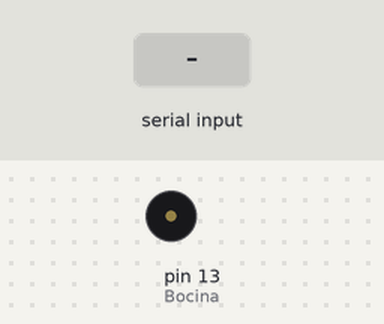
Recording of a sketch running on a simulated Arduino Uno, built with avr-gcc and run on an emulated ATmega328P. Parts: buzzer (waves = sounding). Inputs (shaded band) come from the test bench.

Above: at 1.2 s.
1.3 s: "a" received over Serial
At 1.7 s:
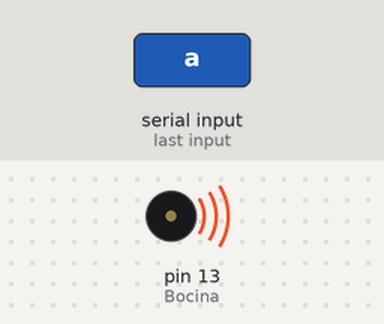
2.8 s: "n" received over Serial
At 4.0 s:
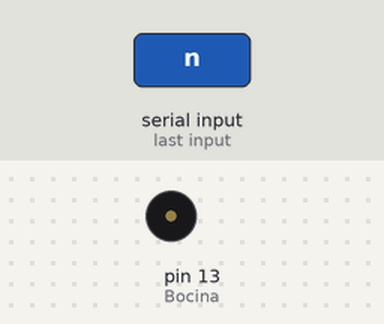
4.3 s: "s" received over Serial
At 5.2 s:
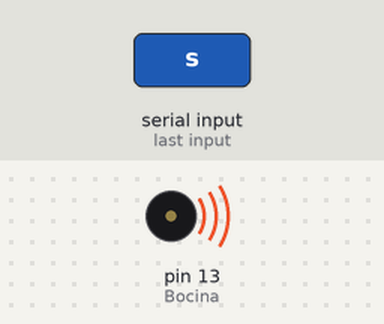
Timing chart, 0 to 7.3 s (numbered marks = the images above; inputs shaded):
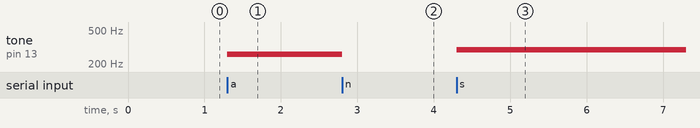

Measured:
- after the input at 1.3 s, tone on pin 13 (Bocina): silent → 261 Hz at once
- after the input at 2.8 s, tone on pin 13 (Bocina): 261 Hz → silent at once
- after the input at 4.3 s, tone on pin 13 (Bocina): silent → 293 Hz at once

The sketch:

PianoInterfaz.ino
```cpp
/*
*   Programa:   Piano con Arduino
*   Autores:    Martín Alejandro Pérez Güendulain
*               Angel Robeto Montez Murgas
*/

/* Notas musicales con el teclado:
 *  a --> DO
 *  s --> RE
 *  d --> MI
 *  f --> FA
 *  g --> SOL
 *  h --> LA
 *  j --> SI
 */

// Notas músicales
# define DO  261
# define RE  293
# define MI  329
# define FA  349
# define SOL 391
# define LA  440
# define SI  493

// Bocina
const int Bocina = 13;

// Variables
int nota;

void setup(){
  Serial.begin(9600);

  pinMode(Bocina, OUTPUT);
}

void loop(){
  if( Serial.available() > 0 ){
    nota = Serial.read();

    if( nota == 'a' ){
      notaMusical(DO);
      //Serial.println("DO");
    }
    else if( nota == 's' ){
      notaMusical(RE);
      //Serial.println("RE");
    }
    else if( nota == 'd' ){
      notaMusical(MI);
      //Serial.println("MI");
    }
    else if( nota == 'f' ){
      notaMusical(FA);
      //Serial.println("FA");
    }
    else if( nota == 'g' ){
      notaMusical(SOL);
      //Serial.println("SOL");
    }
    else if( nota == 'h' ){
      notaMusical(LA);
      //Serial.println("LA");
    }
    else if( nota == 'j' ){
      notaMusical(SI);
      //Serial.println("SI");
    }
    else if( nota == 'n' ){
      noTone(Bocina);
      //Serial.println("NO SUENA");
    }
  }
}

void notaMusical(const int frecuencia){
  tone(Bocina, frecuencia);
}
```
